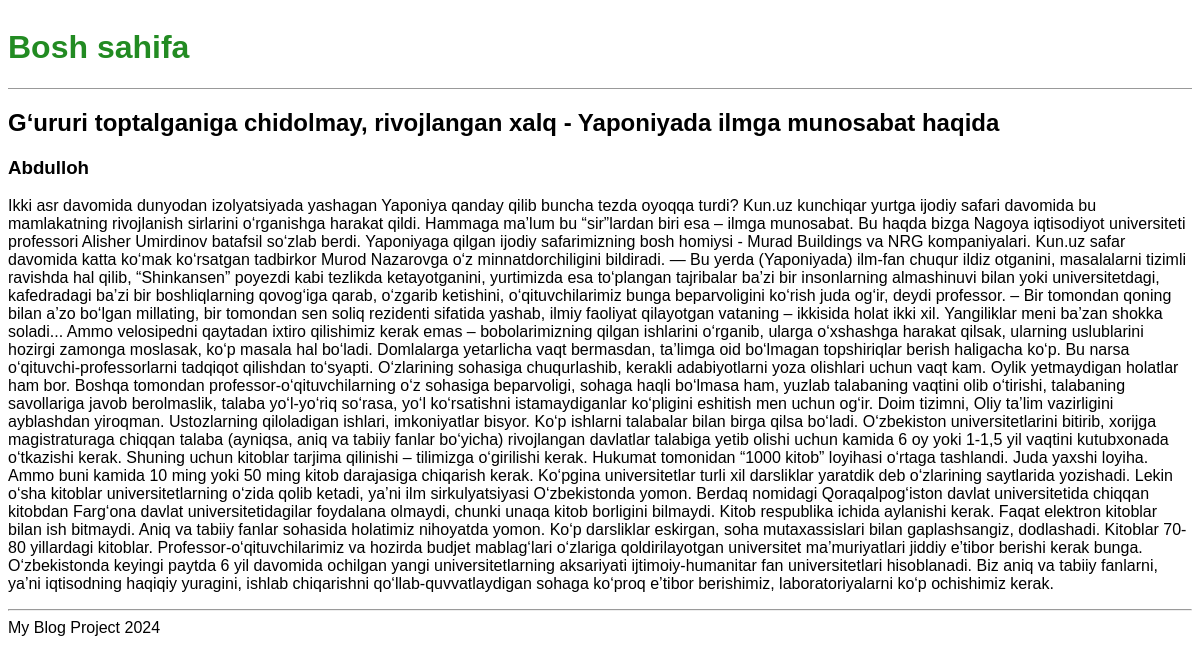
The app's page /post/2/ with its own data.
### blog/models.py (models this page shows, shortened)
class Post(models.Model):
	title = models.CharField(max_length=200)
	author = models.ForeignKey(
		'auth.User',
		on_delete=models.CASCADE
	)
	body = models.TextField()

### blog/views.py (the view)
# urls.py: path('post/<int:pk>/', BlogDetailView.as_view(), name='post_detail')
class BlogDetailView(DetailView):
	model = Post
	template_name = 'post_detail.html'

### templates/post_detail.html
{% extends 'base.html' %}
{% block content %}
	<div class="post-entry">
		<h2>{{ post.title }}</h2>
		<h3>{{ post.author | title }}</h3>
		<p>{{ post.body }}</p>
	</div>
{% endblock content %}

### static/css/base.css (style rules this page uses)
body { font-family: 'Noto Sans JP', sans-serif; }

### records on screen
Post: title "G‘ururi toptalganiga chidolmay, rivojlangan xalq - Yaponiyada ilmga munosabat haqida", author "Abdulloh", body "Ikki asr davomida dunyodan izolyatsiyada yashagan Yaponiya qanday qilib buncha tezda oyoqqa turdi? Kun.uz kunchiqar yurtga ijodiy safari davomida bu mamlakatning rivojlanish sirlarini o‘rganishga harakat qildi. Hammaga ma’lum bu “sir”lardan biri esa – ilmga munosabat. Bu haqda bizga Nagoya iqtisodiyot universiteti professori Alisher Umirdinov batafsil so‘zlab berdi. Yaponiyaga qilgan ijodiy safarimizning bosh homiysi - Murad Buildings va NRG kompaniyalari. Kun.uz safar davomida katta ko‘mak ko‘rsatgan tadbirkor Murod Nazarovga o‘z minnatdorchiligini bildiradi. — Bu yerda (Yaponiyada) ilm-fan chuqur ildiz otganini, masalalarni tizimli ravishda hal qilib, “Shinkansen” poyezdi kabi tezlikda…"
